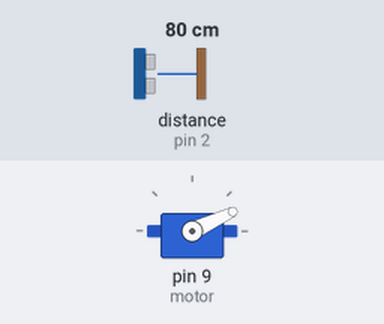
Recording of a sketch running on a simulated Arduino Uno, built with avr-gcc and run on an emulated ATmega328P. Parts: servo. Wiring (inferred from the names in the program): ultrasonic range finder: trigger pin 3; echo pin 2. Inputs (shaded band) come from the test bench; at power-on: distance to the obstacle (sensor on pin 2) 80 cm. The echo pulse lasts 58.3 µs per cm; what the sketch prints to the serial monitor is not drawn.

Above: at 0.1 s.
At 1.2 s:
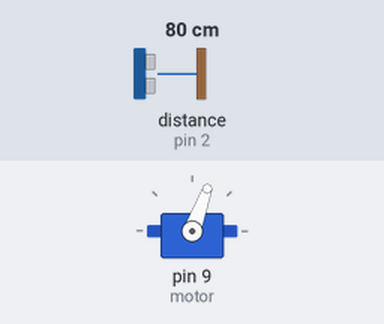
1.3 s: distance to the obstacle (sensor on pin 2) set to 120 cm
At 2.9 s:
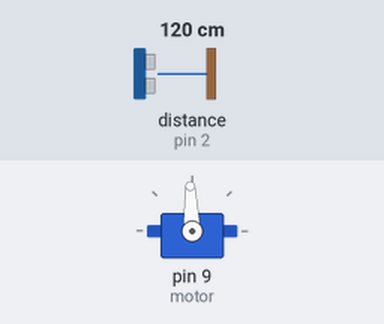
6.3 s: distance to the obstacle (sensor on pin 2) set to 18 cm
11.3 s: distance to the obstacle (sensor on pin 2) set to 12 cm
16.3 s: distance to the obstacle (sensor on pin 2) set to 9 cm
Timing chart, 0 to 19.3 s (numbered marks = the images above; inputs shaded):
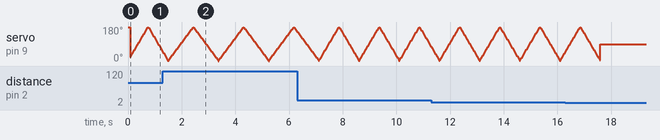

The sketch:

eyes_for_robot.ino
```cpp
// C++ code
//
#include <Servo.h>
#define tr 3  //trigger
#define ech 2  //echo

#define max_dis 20 // you can add more distance
int p=0;
int distance=0;
int t=0;
Servo motor ;
void setup()
{
Serial.begin(9600);
delay(50);
pinMode(tr,OUTPUT);
pinMode(ech,INPUT);
motor.attach(9);
motor.write(180);

}

void loop()
{
  digitalWrite(tr,LOW); //for sonar
  delayMicroseconds(5);
  digitalWrite(tr,HIGH);
  delayMicroseconds(10);
  digitalWrite(tr,LOW);
  t=pulseIn(ech,HIGH);
  distance=t/57;  // for convert the distance to cm
for(p=0 ; p <180; p++){
  Serial.println(distance);
  motor.write(p);
  if(distance < 10 && distance > 0 )  {  // the servo (eyes) move even the sonar see anything near then it stop for a second or add any action you want
     motor.write(90); // the servo stop in the middle for a person
     delay(500);
 }
  }
  for(p=180 ; p>=1; p--){
      Serial.println(distance);
        motor.write(p);
  if(distance < 10 && distance > 0 )  { // the servo (eyes) move even the sonar see anything near then it stop for a second or add any action you want
       motor.write(90);  //the servo stop in the middle for a person
       delay(500);
    }

}
}
```
